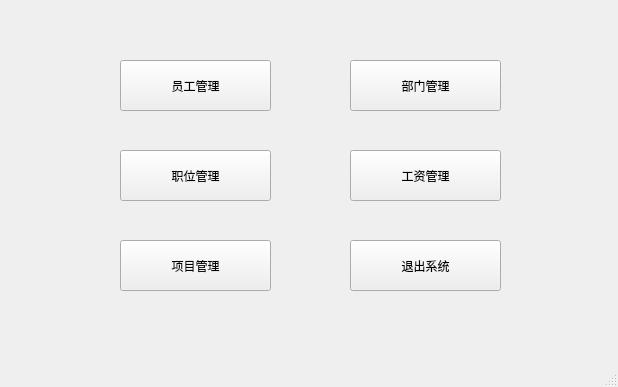
<?xml version="1.0" encoding="UTF-8"?>
<ui version="4.0">
 <class>MainWindow</class>
 <widget class="QMainWindow" name="MainWindow">
  <property name="geometry">
   <rect>
    <x>0</x>
    <y>0</y>
    <width>618</width>
    <height>387</height>
   </rect>
  </property>
  <property name="windowTitle">
   <string>企业员工管理系统</string>
  </property>
  <widget class="QWidget" name="centralwidget">
   <widget class="QPushButton" name="pushButton">
    <property name="geometry">
     <rect>
      <x>120</x>
      <y>60</y>
      <width>151</width>
      <height>51</height>
     </rect>
    </property>
    <property name="text">
     <string>员工管理</string>
    </property>
   </widget>
   <widget class="QPushButton" name="pushButton_2">
    <property name="geometry">
     <rect>
      <x>350</x>
      <y>60</y>
      <width>151</width>
      <height>51</height>
     </rect>
    </property>
    <property name="text">
     <string>部门管理</string>
    </property>
   </widget>
   <widget class="QPushButton" name="pushButton_3">
    <property name="geometry">
     <rect>
      <x>120</x>
      <y>150</y>
      <width>151</width>
      <height>51</height>
     </rect>
    </property>
    <property name="text">
     <string>职位管理</string>
    </property>
   </widget>
   <widget class="QPushButton" name="pushButton_4">
    <property name="geometry">
     <rect>
      <x>350</x>
      <y>150</y>
      <width>151</width>
      <height>51</height>
     </rect>
    </property>
    <property name="text">
     <string>工资管理</string>
    </property>
   </widget>
   <widget class="QPushButton" name="pushButton_5">
    <property name="geometry">
     <rect>
      <x>120</x>
      <y>240</y>
      <width>151</width>
      <height>51</height>
     </rect>
    </property>
    <property name="text">
     <string>项目管理</string>
    </property>
   </widget>
   <widget class="QPushButton" name="pushButton_6">
    <property name="geometry">
     <rect>
      <x>350</x>
      <y>240</y>
      <width>151</width>
      <height>51</height>
     </rect>
    </property>
    <property name="text">
     <string>退出系统</string>
    </property>
   </widget>
  </widget>
  <widget class="QStatusBar" name="statusbar"/>
 </widget>
 <resources/>
 <connections>
  <connection>
   <sender>pushButton_6</sender>
   <signal>clicked()</signal>
   <receiver>MainWindow</receiver>
   <slot>close()</slot>
   <hints>
    <hint type="sourcelabel">
     <x>735</x>
     <y>514</y>
    </hint>
    <hint type="destinationlabel">
     <x>819</x>
     <y>520</y>
    </hint>
   </hints>
  </connection>
 </connections>
 <slots>
  <slot>slot1()</slot>
 </slots>
</ui>
